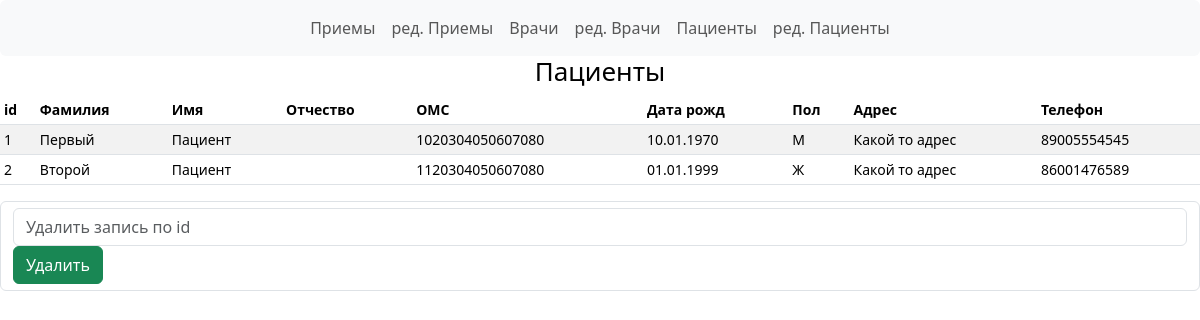
Page /patients on the committed database.
### models.py (models this page shows, shortened)
class Patient(Base):
    __tablename__ = 'Пациенты'
    id = Column(Integer, primary_key=True)
    lastname = Column(String(50), nullable=False)
    firstname = Column(String(50), nullable=False)
    patrname = Column(String(50), nullable=True)
    oms = Column(String(16), nullable=False)
    birthday = Column(String(8), nullable=False)
    sex = Column(String(1), nullable=False)
    adress = Column(String(255), nullable=False)
    phone = Column(String(20), nullable=False)

### app.py (the view)
@app.route('/patients')
def patients():
    patients = Patient.query.all()
    return render_template('patients.html', patients=patients)

### app.py (called while the page is built)
@app.teardown_appcontext
def shutdown_session(exception=None):
    db_session.remove()

### templates/patients.html (shortened to what this page needs)
{% extends 'base.html' %}
{% block h1 %}
Пациенты
{% endblock %}
{% block body %}
<div class="table-responsive small">
    <table class="table table-striped table-sm">
      <thead>
        <tr>
          <th scope="col">id</th>
          <th scope="col">Фамилия</th>
          <th scope="col">Имя</th>
          <th scope="col">Отчество</th>
          <th scope="col">ОМС</th>
          <th scope="col">Дата рожд</th>
          <th scope="col">Пол</th>
          <th scope="col">Адрес</th>
          <th scope="col">Телефон</th>
        </tr>
      </thead>
      <tbody>
        {% for patient in patients %}
        <tr>
          <td>{{ patient.id }}</td>
          <td>{{ patient.lastname }}</td>
          <td>{{ patient.firstname }}</td>
          <td>{{ patient.patrname }}</td>
          <td>{{ patient.oms }}</td>
          <td>{{ patient.birthday }}</td>
          <td>{{ patient.sex }}</td>
          <td>{{ patient.adress }}</td>
          <td>{{ patient.phone }}</td>
        </tr>
        {% endfor %}
      </tbody>
    </table>
</div>
<form action="patients/delete_record" method="POST" class="form-control">
  <input class="form-control" type="text" name="record_id" placeholder="Удалить запись по id">
  <button class="btn btn-success" type="submit">Удалить</button>
</form>
{% endblock %}

### rows in the picture
Patient: id "1", lastname "Первый", firstname "Пациент", oms "1020304050607080", birthday "10.01.1970", sex "М", adress "Какой то адрес", phone "89005554545"
Patient: id "2", lastname "Второй", firstname "Пациент", oms "1120304050607080", birthday "01.01.1999", sex "Ж", adress "Какой то адрес", phone "86001476589"
